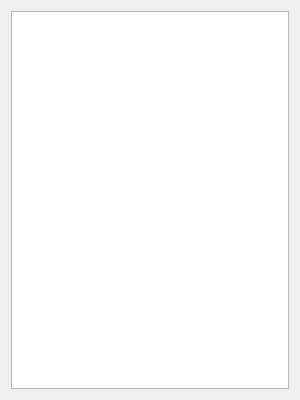
<?xml version="1.0" encoding="UTF-8"?>
<ui version="4.0">
 <class>TrashWindow</class>
 <widget class="QWidget" name="TrashWindow">
  <property name="geometry">
   <rect>
    <x>0</x>
    <y>0</y>
    <width>300</width>
    <height>400</height>
   </rect>
  </property>
  <property name="windowTitle">
   <string>Trash</string>
  </property>
  <layout class="QVBoxLayout" name="verticalLayout">
   <item>
    <widget class="QListWidget" name="list_widget"/>
   </item>
  </layout>
 </widget>
 <resources/>
 <connections/>
</ui>
